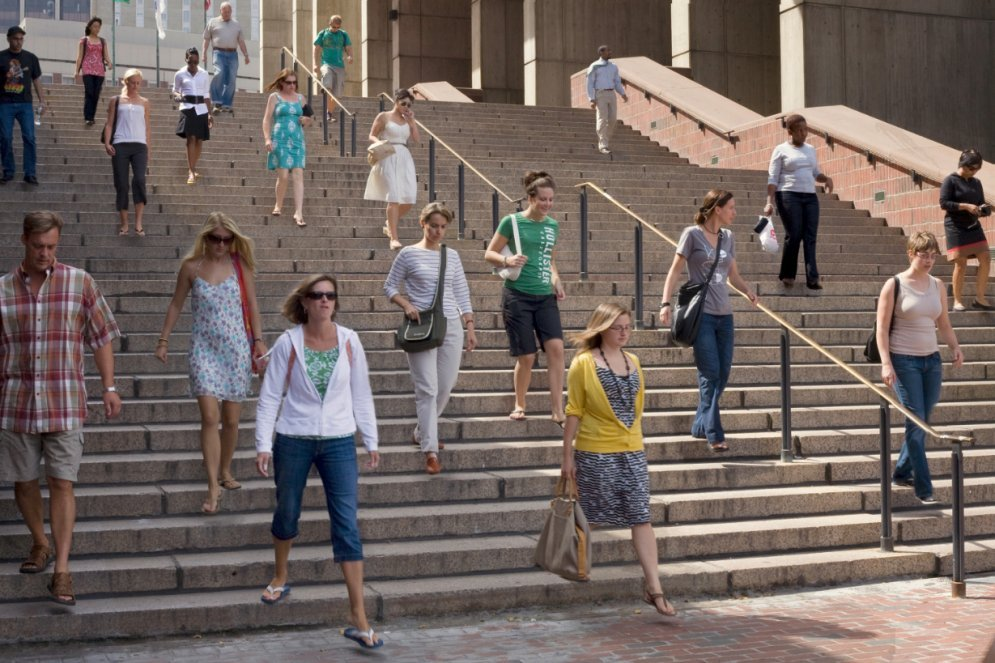
#> input picture lesson_19/img1.jpg, 995 x 663 px
$ jupyter execute main.ipynb
#> lines starting #> are read from the running program, lines starting #| are printed output that depends on the picture
# Histogram of oriented gradients

This notebook builds a simple HOG descriptor for a grayscale image. It uses Sobel gradients, distributes their magnitudes between neighboring orientation bins, and normalizes overlapping blocks. The static plot works on GitHub without an animation player. This educational implementation does not include every interpolation and normalization step used by production HOG libraries.

**Data:** No dataset. The example reads one local image, `img1.jpg`.

[cell 1]
import numpy as np
import matplotlib.pyplot as plt
from PIL import Image
from scipy.ndimage import sobel

with Image.open("img1.jpg") as image:
#> image is the input picture: PIL image 995x663 RGB; mean R, G, B 115.4, 102.7, 97.7
    pixels = np.asarray(image.convert("L").resize((128, 128)), dtype=float)
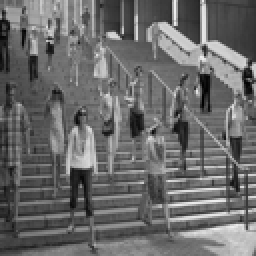
#> pixels: shape (128, 128) float64 (shown 2 times larger); min 0, max 240, mean 106

gx = sobel(pixels, axis=1, mode="reflect")
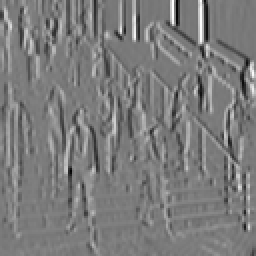
#> gx: shape (128, 128) float64 (shown 2 times larger); min -712, max 759, mean 3.1; drawn with min black and max white
gy = sobel(pixels, axis=0, mode="reflect")
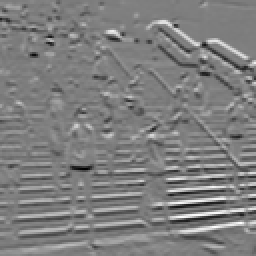
#> gy: shape (128, 128) float64 (shown 2 times larger); min -674, max 688, mean 1.8; drawn with min black and max white
magnitude = np.hypot(gx, gy)
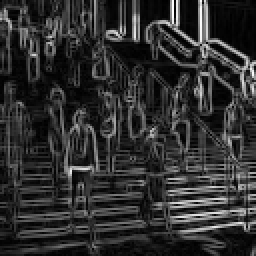
#> magnitude: shape (128, 128) float64 (shown 2 times larger); min 0, max 759.1, mean 141.3; drawn with min black and max white
orientation = np.degrees(np.arctan2(gy, gx)) % 180
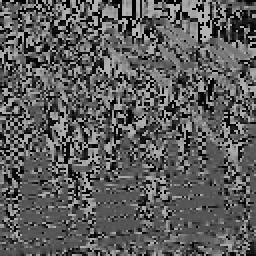
#> orientation: shape (128, 128) float64 (shown 2 times larger); min 0, max 179.9, mean 92.2

[cell 2]
cell_size, num_bins = 8, 9
bin_width = 180 / num_bins
cells_y, cells_x = np.array(pixels.shape) // cell_size
#> cells_y = 16; cells_x = 16
cell_hist = np.zeros((cells_y, cells_x, num_bins))

for row in range(cells_y):
    for col in range(cells_x):
        region = np.s_[row * cell_size:(row + 1) * cell_size,
                       col * cell_size:(col + 1) * cell_size]
        positions = orientation[region] / bin_width
        lower = positions.astype(int) % num_bins
        weight = positions - np.floor(positions)
        np.add.at(cell_hist[row, col], lower.ravel(), (magnitude[region] * (1 - weight)).ravel())
        np.add.at(cell_hist[row, col], ((lower + 1) % num_bins).ravel(), (magnitude[region] * weight).ravel())

blocks = []
for row in range(cells_y - 1):
    for col in range(cells_x - 1):
        block = cell_hist[row:row + 2, col:col + 2].ravel()
        blocks.append(block / np.sqrt(np.dot(block, block) + 1e-12))
hog_features = np.concatenate(blocks)
print(f"HOG descriptor length: {hog_features.size}")
#| HOG descriptor length: 8100
assert hog_features.size == 15 * 15 * 2 * 2 * num_bins
assert np.isfinite(hog_features).all()

[cell 3]
dominant = np.deg2rad(np.argmax(cell_hist, axis=2) * bin_width)
y, x = np.mgrid[:cells_y, :cells_x]
fig, axes = plt.subplots(1, 2, figsize=(12, 5))
axes[0].imshow(pixels, cmap="gray")
axes[0].set_title("Grayscale image")
axes[1].imshow(pixels, cmap="gray", alpha=0.6)
axes[1].quiver((x + 0.5) * cell_size, (y + 0.5) * cell_size,
               np.cos(dominant), np.sin(dominant), color="red",
               angles="xy", scale_units="xy", scale=0.25, pivot="middle", headlength=0, headaxislength=0)
axes[1].set_title("Dominant gradient direction per cell")
for ax in axes:
    ax.axis("off")
plt.tight_layout()
plt.show()
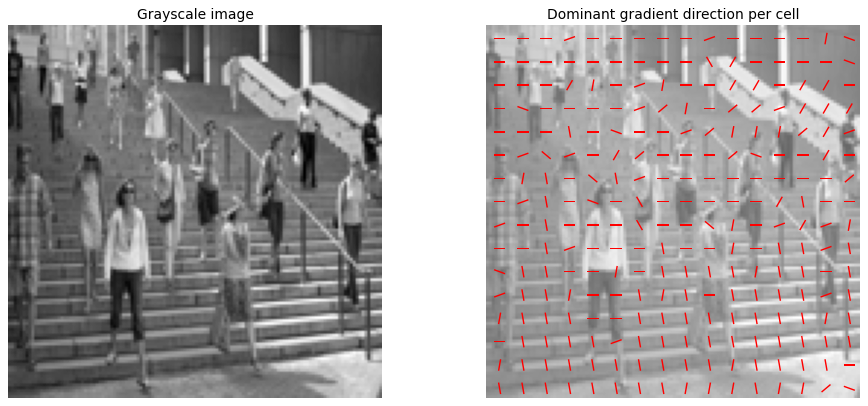
#> figure drawn by matplotlib, 2 panels
